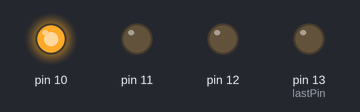
Recording of a sketch running on a simulated Arduino Uno, built with avr-gcc and run on an emulated ATmega328P. Shown: output pins drawn as LEDs (lit = HIGH). Pins used as bus, display or sensor lines are not drawn.

Above: at 0.2 s.
At 1.2 s:
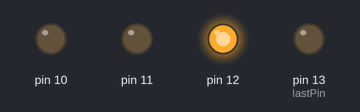
At 1.7 s:
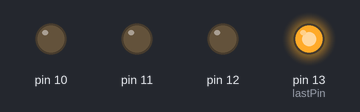
At 3.2 s:
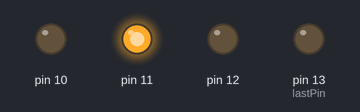
At 4.7 s:
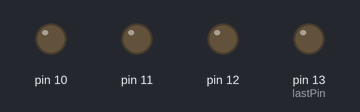
Timing chart, 0 to 5.8 s (numbered marks = the images above):
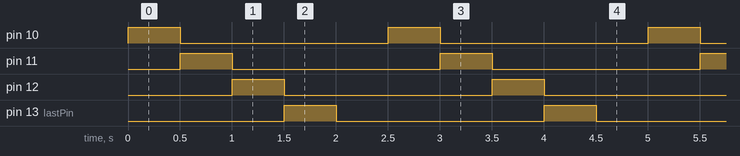

The sketch:

kadai1.ino
```cpp
const uint8_t firstPin = 9;
const uint8_t lastPin  = 13;

uint8_t currentPin = firstPin;

void setup() {
  for (uint8_t p = firstPin; p <= lastPin; p++) {
    pinMode(p, OUTPUT);
    digitalWrite(p, LOW);
  }
}

void loop() {
  uint8_t prevPin = currentPin;

  if (currentPin < lastPin) currentPin++;
  else currentPin = firstPin;

  digitalWrite(prevPin, LOW);
  digitalWrite(currentPin, HIGH);

  delay(500);
}
```

Measured:
- by itself, pin 10–12, pin 13 (lastPin): alternates HIGH for 0.50 s and LOW for 2.0 s
- by itself, everything shown: repeats every 2.5 s, in 5 steps
